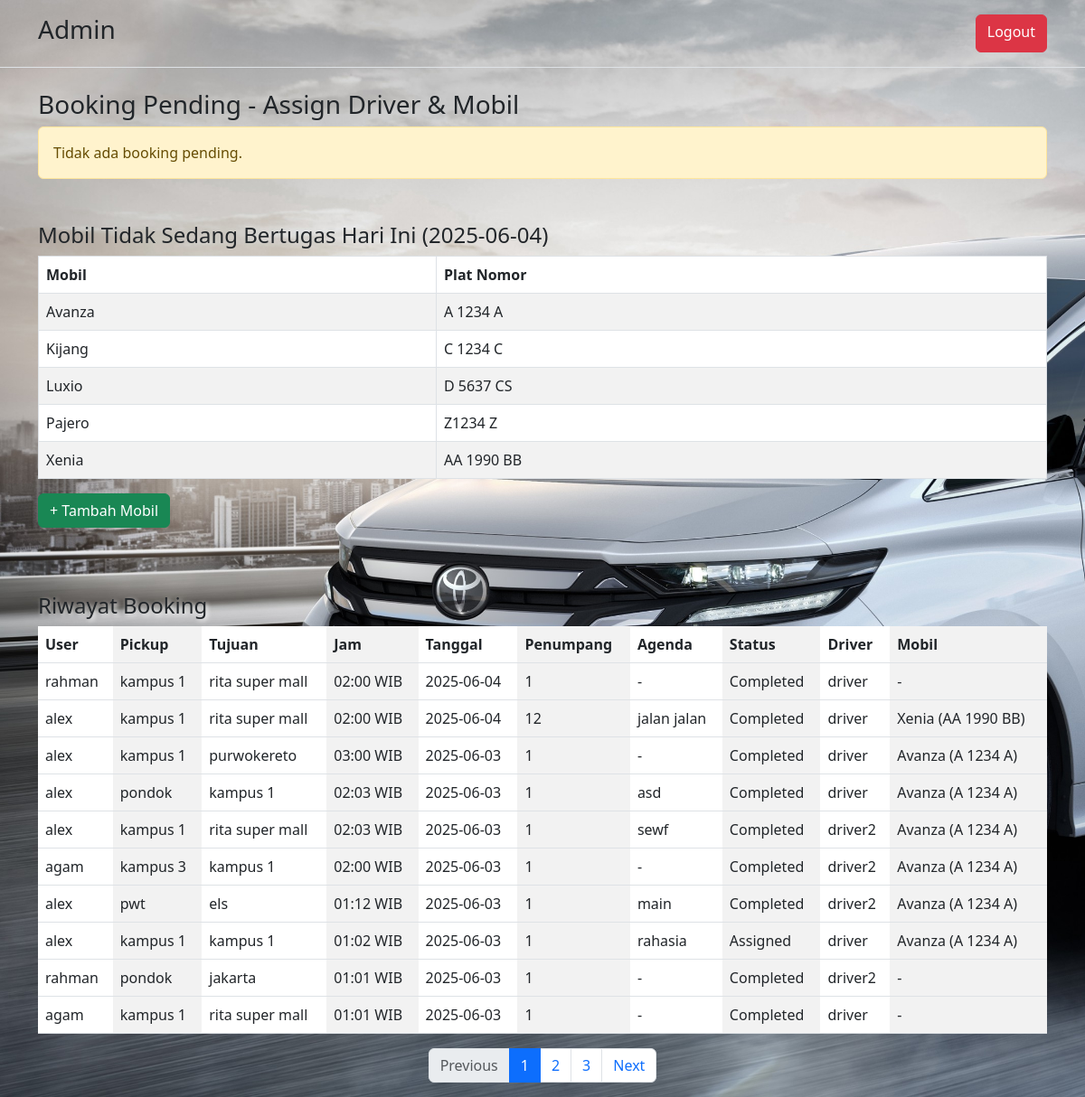
The page /admin.php (signed in) on the database its author committed.
### tables this page shows
CREATE TABLE `vehicles` (
  `id` int(11) NOT NULL,
  `plate_number` varchar(20) DEFAULT NULL,
  `vehicle_name` varchar(100) DEFAULT NULL
);

CREATE TABLE `bookings` (
  `id` int(11) NOT NULL,
  `user_id` int(11) NOT NULL,
  `pickup_location` varchar(255) DEFAULT NULL,
  `destination` varchar(255) DEFAULT NULL,
  `date` date DEFAULT NULL,
  `time` time NOT NULL,
  `status` enum('pending','assigned','completed') DEFAULT 'pending',
  `created_at` timestamp NOT NULL DEFAULT current_timestamp(),
  `passenger_count` int(11) DEFAULT 1,
  `agenda` text DEFAULT NULL
);

CREATE TABLE `users` (
  `id` int(11) NOT NULL,
  `name` varchar(100) NOT NULL,
  `email` varchar(100) NOT NULL,
  `username` varchar(255) DEFAULT NULL,
  `password` varchar(255) NOT NULL,
  `role` enum('superadmin','admin','user','driver') NOT NULL
);

### admin.php (the view, shortened to what this page needs)
<?php
require_once 'config/db.php';
$stmt = $pdo->query("SELECT b.*, u.name AS user_name FROM bookings b
    JOIN users u ON b.user_id = u.id WHERE b.status = 'pending' ORDER BY b.date ASC, b.time ASC");
$pending_bookings = $stmt->fetchAll();
$page = isset($_GET['page']) && is_numeric($_GET['page']) && $_GET['page'] > 0 ? (int)$_GET['page'] : 1;
$perPage = 10;
$offset = ($page - 1) * $perPage;
$stmt = $pdo->query("SELECT COUNT(*) FROM bookings");
$totalBookings = $stmt->fetchColumn();
$totalPages = ceil($totalBookings / $perPage);
$stmt = $pdo->prepare("SELECT b.pickup_location, b.destination, b.date, b.time, b.status,
                            b.passenger_count, b.agenda,
                            u.name AS user_name, d.name AS driver_name, v.vehicle_name, v.plate_number
                     FROM bookings b
                     JOIN users u ON b.user_id = u.id
                     LEFT JOIN assignments a ON b.id = a.booking_id
                     LEFT JOIN users d ON a.driver_id = d.id
                     LEFT JOIN vehicles v ON a.vehicle_id = v.id
                     ORDER BY b.date DESC, b.time DESC
                     LIMIT :limit OFFSET :offset");
$stmt->bindValue(':limit', $perPage, PDO::PARAM_INT);
$stmt->bindValue(':offset', $offset, PDO::PARAM_INT);
$stmt->execute();
$booking_history = $stmt->fetchAll();
$queryParams = $_GET;
unset($queryParams['page']);
$queryString = http_build_query($queryParams);
$baseUrl = $_SERVER['PHP_SELF'] . ($queryString ? '?' . $queryString . '&' : '?');
?>
<!DOCTYPE html>
<html lang="id">
<head>
    <link href="https://cdn.jsdelivr.net/npm/bootstrap@5.3.0/dist/css/bootstrap.min.css" rel="stylesheet" />
</head>
<body style="background-image: url('mobil.jpg'); background-repeat: no-repeat; background-size: cover;">
    <header class="py-3 mb-4 border-bottom">
        <div class="container d-flex flex-wrap justify-content-center">
            <h3 class="d-flex align-items-center me-lg-auto">Admin</h3>
            <a href="logout.php" class="btn btn-danger">Logout</a>
        </div>
    </header>
    <div class="container mt-4">
        <h3>Booking Pending - Assign Driver & Mobil</h3>
        <?php if (count($pending_bookings) === 0): ?>
            <div class="alert alert-warning">Tidak ada booking pending.</div>
        <?php endif; ?>
        <h4 class="mt-5">Mobil Tidak Sedang Bertugas Hari Ini (<?= date('Y-m-d') ?>)</h4>
        <table class="table table-bordered table-striped">
            <thead>
                <tr>
                    <th>Mobil</th>
                    <th>Plat Nomor</th>
                </tr>
            </thead>
            <tbody>
                <?php
                $today = date('Y-m-d');
                $stmt = $pdo->prepare("
            SELECT v.vehicle_name, v.plate_number
            FROM vehicles v
            WHERE v.id NOT IN (
                SELECT a.vehicle_id
                FROM assignments a
                JOIN bookings b ON a.booking_id = b.id
                WHERE b.date = ? AND b.status = 'assigned'
            )
            ORDER BY v.vehicle_name
        ");
                $stmt->execute([$today]);
                $free_vehicles = $stmt->fetchAll();
                ?>
                <?php if (count($free_vehicles) === 0): ?>
                    <tr>
                        <td colspan="2" class="text-center">Semua mobil sedang digunakan hari ini.</td>
                    </tr>
                <?php else: ?>
                    <?php foreach ($free_vehicles as $v): ?>
                        <tr>
                            <td><?= htmlspecialchars($v['vehicle_name']) ?></td>
                            <td><?= htmlspecialchars($v['plate_number']) ?></td>
                        </tr>
                    <?php endforeach; ?>
                <?php endif; ?>
            </tbody>
        </table>
        <a href="tambah_mobil.php" class="btn btn-success mb-4">+ Tambah Mobil</a>
        <h4 class="mt-5" style="text-shadow: 2px 2px 5px white;">Riwayat Booking</h4>
        <table class="table table-striped-columns table-hover">
            <thead>
                <tr>
                    <th>User</th>
                    <th>Pickup</th>
                    <th>Tujuan</th>
                    <th>Jam</th>
                    <th>Tanggal</th>
                    <th>Penumpang</th>
                    <th>Agenda</th>
                    <th>Status</th>
                    <th>Driver</th>
                    <th>Mobil</th>
                </tr>
            </thead>
            <tbody>
                <?php foreach ($booking_history as $b): ?>
                    <tr>
                        <td><?= htmlspecialchars($b['user_name']) ?></td>
                        <td><?= htmlspecialchars($b['pickup_location']) ?></td>
                        <td><?= htmlspecialchars($b['destination']) ?></td>
                        <td><?= date('H:i', strtotime($b['time'])) ?> WIB</td>
                        <td><?= htmlspecialchars($b['date']) ?></td>
                        <td><?= htmlspecialchars($b['passenger_count'] ?? '-') ?></td>
                        <td><?= htmlspecialchars($b['agenda'] ?? '-') ?></td>
                        <td><?= htmlspecialchars(ucfirst($b['status'])) ?></td>
                        <td><?= htmlspecialchars($b['driver_name'] ?? '-') ?></td>
                        <td><?= $b['vehicle_name'] ? htmlspecialchars($b['vehicle_name'] . ' (' . $b['plate_number'] . ')') : '-' ?></td>
                    </tr>
                <?php endforeach; ?>
            </tbody>
        </table>
        <?php if ($totalPages > 1): ?>
            <nav>
                <ul class="pagination justify-content-center">
                    <li class="page-item <?= $page <= 1 ? 'disabled' : '' ?>">
                        <a class="page-link" href="<?= $page <= 1 ? '#' : $baseUrl . 'page=' . ($page - 1) ?>">Previous</a>
                    </li>
                    <?php for ($i = 1; $i <= $totalPages; $i++): ?>
                        <li class="page-item <?= $i === $page ? 'active' : '' ?>">
                            <a class="page-link" href="<?= $baseUrl . 'page=' . $i ?>"><?= $i ?></a>
                        </li>
                    <?php endfor; ?>
                    <li class="page-item <?= $page >= $totalPages ? 'disabled' : '' ?>">
                        <a class="page-link" href="<?= $page >= $totalPages ? '#' : $baseUrl . 'page=' . ($page + 1) ?>">Next</a>
                    </li>
                </ul>
            </nav>
        <?php endif; ?>
    </div>
</body>
</html>

### rows shown on the page
vehicles: vehicle_name "Avanza", plate_number "A 1234 A"
vehicles: vehicle_name "Kijang", plate_number "C 1234 C"
vehicles: vehicle_name "Luxio", plate_number "D 5637 CS"
vehicles: vehicle_name "Pajero", plate_number "Z1234 Z"
vehicles: vehicle_name "Xenia", plate_number "AA 1990 BB"
bookings: user.name "rahman", pickup_location "kampus 1", destination "rita super mall", time "02:00", date "2025-06-04", passenger_count "1", agenda "-", status "Completed", users.name "driver"
bookings: user.name "alex", pickup_location "kampus 1", destination "rita super mall", time "02:00", date "2025-06-04", passenger_count "12", agenda "jalan jalan", status "Completed", users.name "driver", vehicles.vehicle_name+plate_number "Xenia (AA 1990 BB)"
bookings: user.name "alex", pickup_location "kampus 1", destination "purwokereto", time "03:00", date "2025-06-03", passenger_count "1", agenda "-", status "Completed", users.name "driver", vehicles.vehicle_name+plate_number "Avanza (A 1234 A)"
bookings: user.name "alex", pickup_location "pondok", destination "kampus 1", time "02:03", date "2025-06-03", passenger_count "1", agenda "asd", status "Completed", users.name "driver", vehicles.vehicle_name+plate_number "Avanza (A 1234 A)"
bookings: user.name "alex", pickup_location "kampus 1", destination "rita super mall", time "02:03", date "2025-06-03", passenger_count "1", agenda "sewf", status "Completed", users.name "driver2", vehicles.vehicle_name+plate_number "Avanza (A 1234 A)"
bookings: user.name "agam", pickup_location "kampus 3", destination "kampus 1", time "02:00", date "2025-06-03", passenger_count "1", agenda "-", status "Completed", users.name "driver2", vehicles.vehicle_name+plate_number "Avanza (A 1234 A)"
bookings: user.name "alex", pickup_location "pwt", destination "els", time "01:12", date "2025-06-03", passenger_count "1", agenda "main", status "Completed", users.name "driver2", vehicles.vehicle_name+plate_number "Avanza (A 1234 A)"
bookings: user.name "alex", pickup_location "kampus 1", destination "kampus 1", time "01:02", date "2025-06-03", passenger_count "1", agenda "rahasia", status "Assigned", users.name "driver", vehicles.vehicle_name+plate_number "Avanza (A 1234 A)"
bookings: user.name "rahman", pickup_location "pondok", destination "jakarta", time "01:01", date "2025-06-03", passenger_count "1", agenda "-", status "Completed", users.name "driver2"
bookings: user.name "agam", pickup_location "kampus 1", destination "rita super mall", time "01:01", date "2025-06-03", passenger_count "1", agenda "-", status "Completed", users.name "driver"
